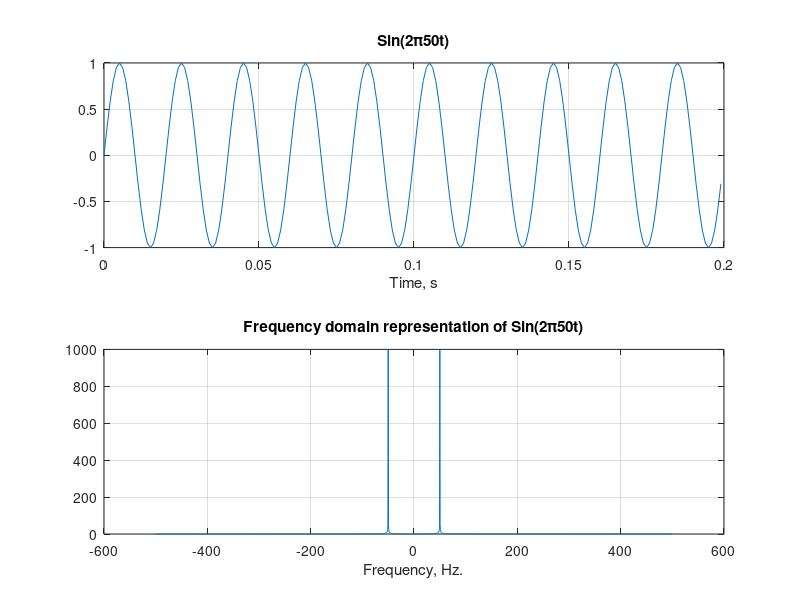

Write the MATLAB code that produced this figure.
clc;
clear; close all;

% Discretize the value of t from -1 to 1 with the increment of 0.001
t  = -1:0.001:1;               % 2001 samples
Fs = 1/0.001;                  % Sampling frequency (Hz)
N  = numel(t);

% write the function x = sin(2π50t) in MATLAB
x = sin(2*pi*50*t);

% Use the subplot function
figure;
subplot(2,1,1);
plot(t(1001:1200), x(1001:1200));  % show ~0 to 0.199 s segment
grid on;
title('Sin(2\pi50t)');
xlabel('Time, s');

% write the matlab code for absolute value of fast Fourier transform of x, and assign it as X
X = abs(fft(x));                % (optionally: X = abs(fft(x))/N; for amplitude scaling)

% Now find the fftshift of X to get X2
X2 = fftshift(X);

% Frequency axis (matches length N exactly)
f = (-(N-1)/2 : (N-1)/2) * (Fs/N);

% Use the subplot function
subplot(2,1,2);
plot(f, X2);
grid on;
title('Frequency domain representation of Sin(2\pi50t)');
xlabel('Frequency, Hz.');
